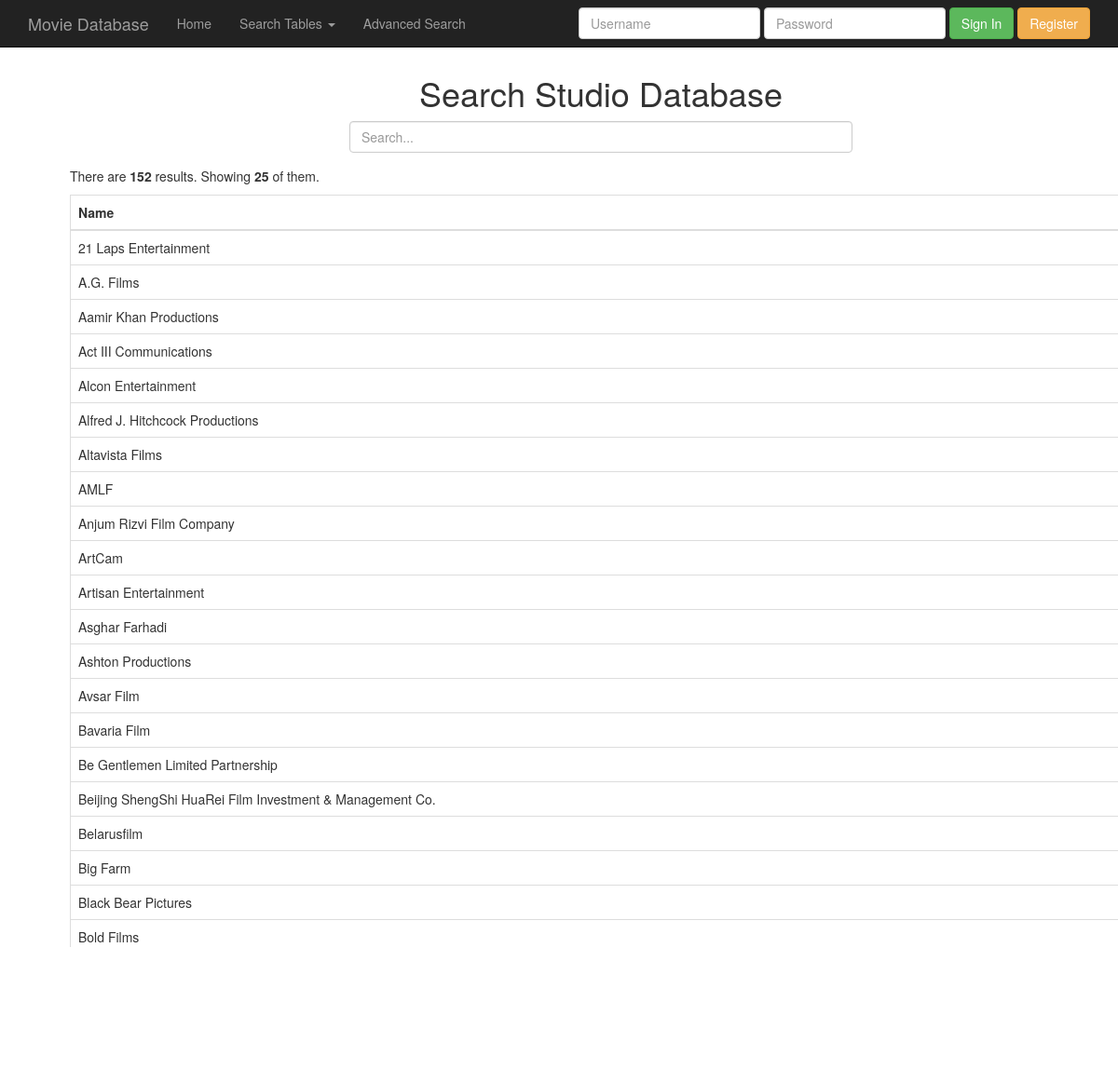
The page /studios.php on the database its author committed.
### tables this page shows
CREATE TABLE `studios` (
  `id` int(11) NOT NULL,
  `name` varchar(100) DEFAULT NULL
);

### inc/studiosearch.php (the view, shortened to what this page needs)
<?php
	$db = mysqli_connect(DB_HOST, DB_USER, DB_PASS, DB_NAME);
	$output = '';
	if (isset($_POST['text'])) $query = mysqli_real_escape_string($db, $_POST['text']);
	else $query = '';
	try {
		$result = mysqli_query($db, "SELECT id, name
										FROM studios
										WHERE name LIKE '%" . $query . "%'");
		$num_rows = mysqli_num_rows($result);
		$count = 1;
		if ($num_rows > 0) {
			$output .= '<p>There are <strong>' . $num_rows . '</strong> results.';
			if ($num_rows > 25)
				$output .= ' Showing <strong>25</strong> of them.';
			$output .=	'</p><div class="table-responsive">
							<table class="table table-bordered table-hover">
								<thead>
								<tr>
									<th>Name</th>
								</tr>
								</thead>
								<tbody>';
			while ($count < 25 && ($row = mysqli_fetch_array($result))) {
				$output .= '<tr class="link" role="button" data-href="studio.php?id=' . $row['id'] . '">';
				$output .= '<td>' . $row["name"] . '</td>';
				$output .= '</tr>';
				$count++;
			}
			$output .= '</tbody></table>';
		}
		else {
			if (isset($_POST['text'])) echo "No Actors Found";
			mysqli_close($db);
		}
	}
	catch (Exception $e) {
		if (isset($_POST['text'])) echo "Could not connect to database";
		mysqli_close($db);
	}
?>

### css/bs-over.css (style rules this page uses)
body { padding: 60px; }

### rows shown on the page
studios: name "21 Laps Entertainment"
studios: name "A.G. Films"
studios: name "Aamir Khan Productions"
studios: name "Act III Communications"
studios: name "Alcon Entertainment"
studios: name "Alfred J. Hitchcock Productions"
studios: name "Altavista Films"
studios: name "AMLF"
studios: name "Anjum Rizvi Film Company"
studios: name "ArtCam"
studios: name "Artisan Entertainment"
studios: name "Asghar Farhadi"
studios: name "Ashton Productions"
studios: name "Avsar Film"
studios: name "Bavaria Film"
studios: name "Be Gentlemen Limited Partnership"
studios: name "Beijing ShengShi HuaRei Film Investment & Management Co."
studios: name "Belarusfilm"
studios: name "Big Farm"
studios: name "Black Bear Pictures"
studios: name "Bold Films"

### other values the page prints
$num_rows "152"
